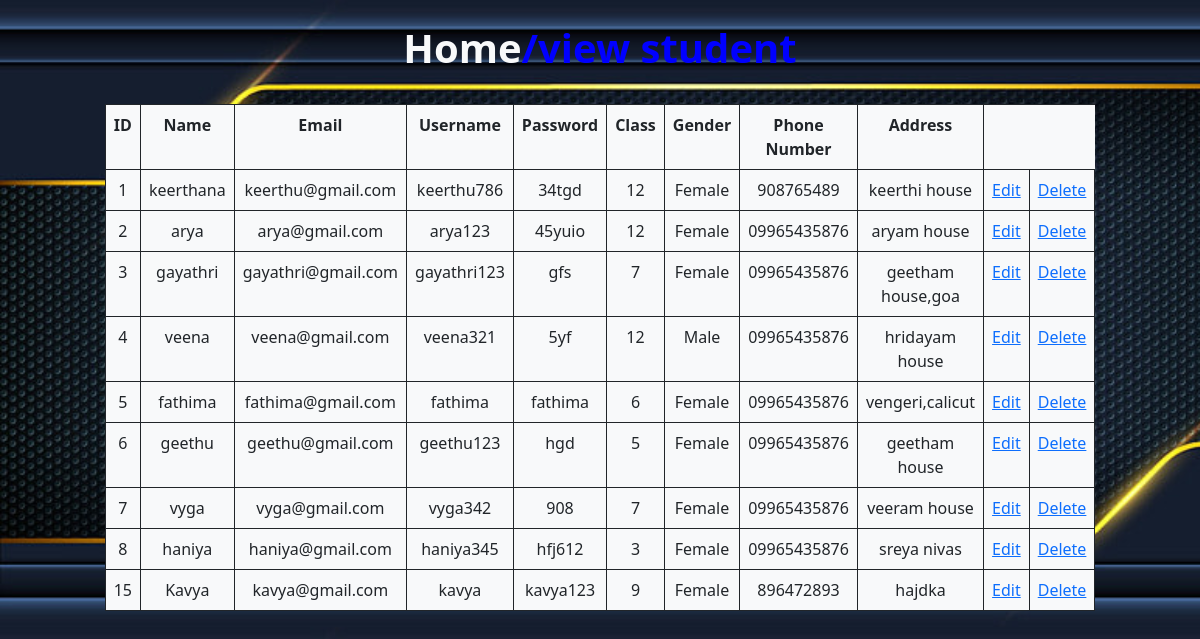
The app's page /managestudent, older data.
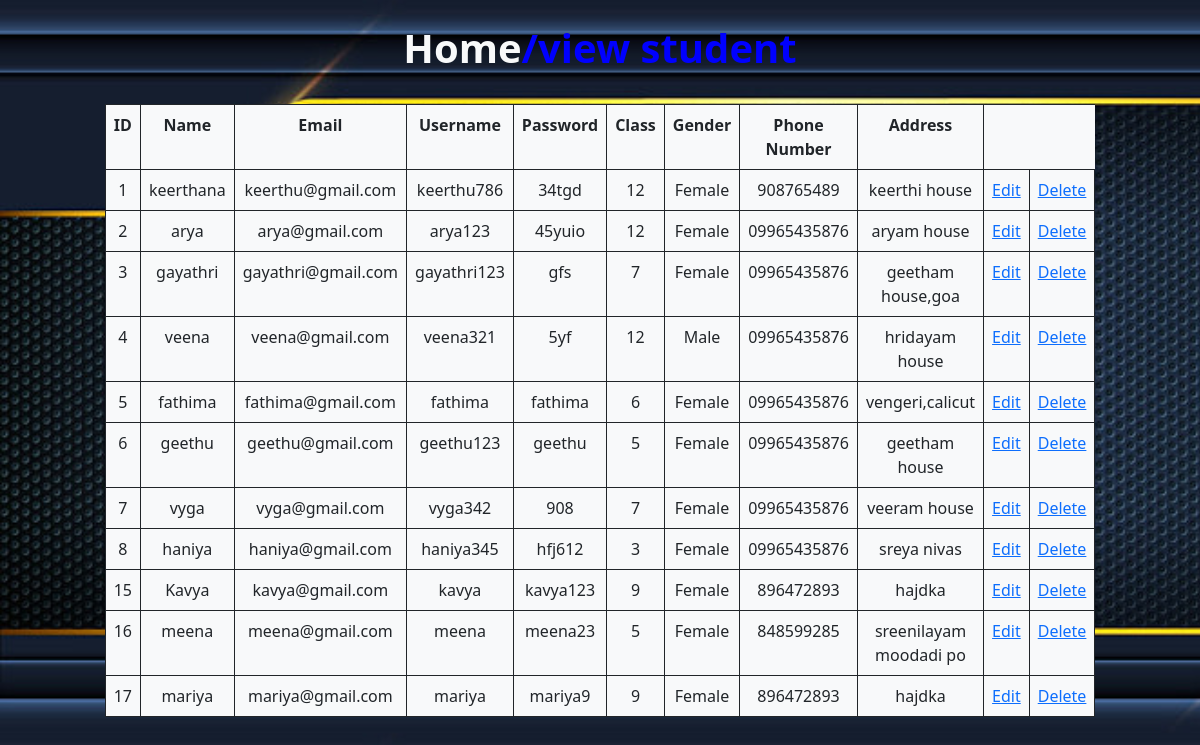
The same page, newer data.
### school_app/models.py (models this page shows)
class Student(models.Model):
    Name=models.CharField(max_length=20)
    Email=models.EmailField(max_length=20)
    GENDER_CHOICES= (
        ('M', 'Male'),
        ('F', 'Female'),
        )
    Gender = models.CharField(max_length=1, choices=GENDER_CHOICES)
    Address=models.CharField(max_length=50)
    Phone_no=models.CharField(max_length=12)
    user_type=models.CharField(max_length=10)
    value=models.IntegerField(max_length=1)
    Username=models.CharField(max_length=12,default='student')
    Password=models.CharField(max_length=8,default=788904)
    cls=models.CharField(max_length=5,default=0)

### school_app/views.py (the view)
# urls.py: path('managestudent',views.managestudent,name='managestudent'),
def managestudent(request):
    a=Student.objects.all()
    return render(request,'managestudent.html',{'a1':a})

### school_app/templates/managestudent.html (shortened to what this page needs)
<!DOCTYPE html>
<html lang="en">
<head>
    <link href="https://cdn.jsdelivr.net/npm/bootstrap@5.0.2/dist/css/bootstrap.min.css" rel="stylesheet"
>
</head>
<body>
    <br>
    <h1><a href="adminhome" class="text-light text-decoration-none">Home</a>/view student</h1><br>
    <div>
        <table class="table  table-bordered w-75 bg-light h-100 border-dark ">
            <tr>
                <th>ID</th>
                <th>Name</th>
                <th>Email</th>
                <th>Username</th>
                <th>Password</th>
                <th>Class</th>
                <th>Gender</th>
                <th>Phone Number</th>
                <th>Address</th>
            </tr>
            {% for i in a1 %}
            <tr>
                <td>{{i.id}}</td>
                <td>{{i.Name}}</td>
                <td>{{i.Email}}</td>
                <td>{{i.Username}}</td>
                <td>{{i.Password}}</td>
                <td>{{i.cls}}</td>
                <td>{{i.Gender}}</td>
                <td>{{i.Phone_no}}</td>
                <td>{{i.Address}}</td>
                <td><a href="editstudents/{{i.id}}">Edit</a></td>
                <td><a href="deletestudents/{{i.id}}">Delete</a></td>
            </tr>
            {% endfor %}
        </table>
</body>
</html>

### school_app/templates/managestudent.html (style rules this page uses)
body { background-image: url('static/images/pngtree-blue.jpg'); background-size: cover; }
h1 { color: blue; font-weight: bold; }
div { display: flex; justify-content: center; }
h1, table { text-align: center; }

Row changes from the older to the newer data that the page shows:
changed Student "geethu": Password "hgd" → "geethu"
added Student: id "16", Name "meena", Email "meena@gmail.com", Username "meena", Password "meena23", cls "5", Gender "Female", Phone_no "848599285", Address "sreenilayam moodadi po"
added Student: id "17", Name "mariya", Email "mariya@gmail.com", Username "mariya", Password "mariya9", cls "9", Gender "Female", Phone_no "896472893", Address "hajdka"
